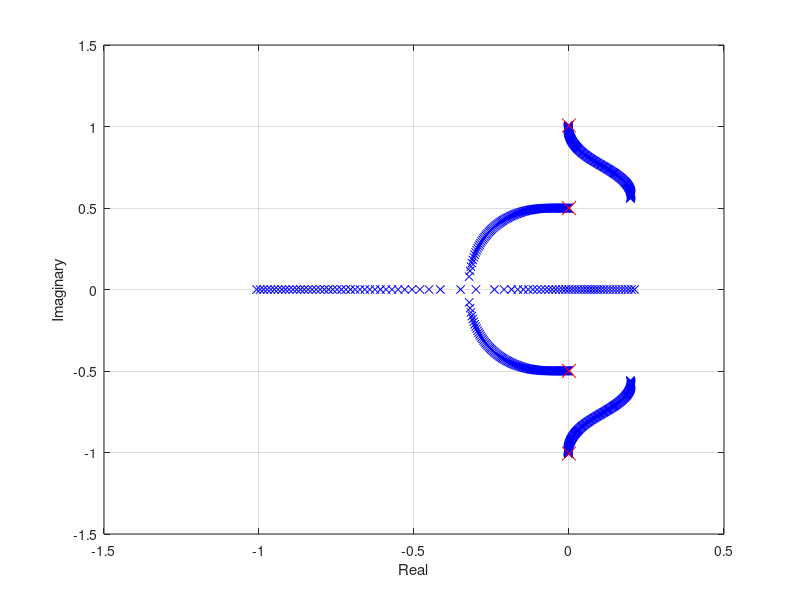
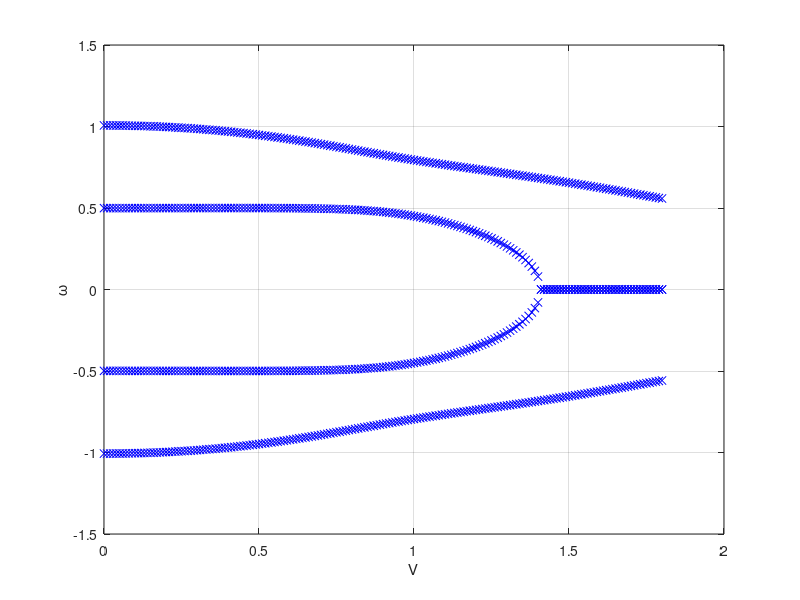
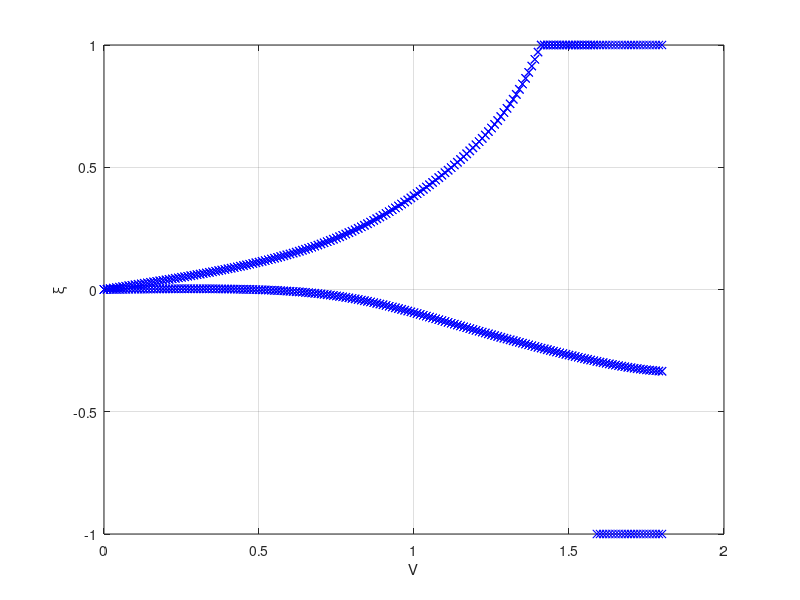

Source code (MATLAB) for these figures, in order:
% 05738 -- STRUCTURAL DYNAMICS AND AEROELASTICITY
%   Prof. Giuseppe Quaranta
%   Flutter of the typical section using quasi steady approximation and 
%   state-space form
%   the basic equation for the TS are the adimensional equation
%   V is the flutter index spped, i.e. 2U/(c w_t)

clc
clear all
close all

mu = 10;
xt = 0.05;
rt = 0.5;

e = 0.5;
R = 0.5;
cla   = 2*pi;

M = [1  xt;  
     xt rt^2];

Ks = [R^2  0;
      0    rt^2];

Ca = cla/(mu*pi)*[1  0;
                  -e  0];
              
Ka = cla/(mu*pi)* [0   1;
                   0  -e];
               
V = 0:0.01:1.8;

e2   = zeros(4,length(V));
ev  = zeros(4,4,length(V));


for i = 1:length(V)
    A = [zeros(2,2),          eye(2);
        -M\(Ks+V(i)^2*Ka),  -M\(V(i)*Ca)  ];
    [ev1, e1] = eig(A);
    ep(:,i) = diag(e1);
    ev(:,:,i) = ev1;
    
end


figure(1);
plot(real(ep(1,:)), imag(ep(1,:)), 'bx');
hold on;
plot(real(ep(1,1)), imag(ep(1,1)), 'rx','MarkerSize', 10);
plot(real(ep(2,:)), imag(ep(2,:)), 'bx');
plot(real(ep(2,1)), imag(ep(2,1)), 'rx','MarkerSize', 10);
plot(real(ep(3,:)), imag(ep(3,:)), 'bx');
plot(real(ep(3,1)), imag(ep(3,1)), 'rx','MarkerSize', 10);
plot(real(ep(4,:)), imag(ep(4,:)), 'bx');
plot(real(ep(4,1)), imag(ep(4,1)), 'rx','MarkerSize', 10);
grid on;
xlabel('Real');
ylabel('Imaginary');


figure(2);
plot(V, imag(ep(1,:)), 'bx');
hold on;
plot(V, imag(ep(2,:)), 'bx');
plot(V, imag(ep(3,:)), 'bx');
plot(V, imag(ep(4,:)), 'bx');
grid on;
xlabel('V');
ylabel('\omega');


figure(3);
plot(V, -real(ep(1,:))./abs(ep(1,:)), 'bx');
hold on;
plot(V, -real(ep(2,:))./abs(ep(2,:)), 'bx');
plot(V, -real(ep(3,:))./abs(ep(3,:)), 'bx');
plot(V, -real(ep(4,:))./abs(ep(4,:)), 'bx');
grid on;
xlabel('V');
ylabel('\xi');

% figure (4);
% plot(V, abs(squeeze(ev(1,1,:)./ev(2,1,:))), 'bx');
% hold on;
% plot(V, abs(squeeze(ev(1,2,:)./ev(2,2,:))), 'rx');
% xlabel('V');
% ylabel('|(h/b)/\theta|');
% 
% figure (5);
% plot(V, phase(squeeze(ev(1,1,:)./ev(2,1,:)))/pi*180, 'bx');
% hold on;
% plot(V, phase(squeeze(ev(1,2,:)./ev(2,2,:)))/pi*180, 'rx');
% xlabel('V');
% ylabel('arg((h/b)/\theta), deg.');
